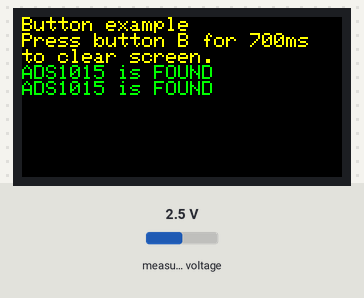
The sketch below on a simulated ESP32. Parts: 160×80 colour display. The inputs (shaded band) are chosen by the test bench; at power-on: measured voltage 2.5 V. What the sketch prints to the serial monitor is not drawn.

Above: at 0.2 s.
At 63.2 s:
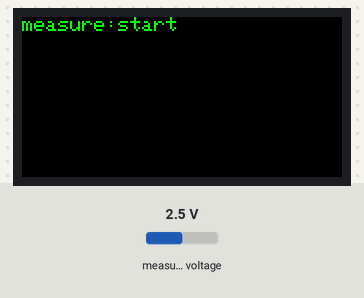
At 124.7 s:
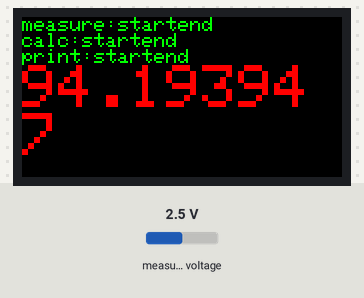

Measured:
- what the display in image 1 shows lasts 1.5 s, from 63.2 s to 64.7 s

The sketch:

M5StickcCurrentMcuApplication.ino
```cpp
// (licence header left out)
#include <M5StickC.h>
#include <ADS1X15.h>

ADS1015 ADS(0x48);

#define SAMPLING_COUNT 500
float voltageBuffer[SAMPLING_COUNT] = { 0.0 };
float currentBuffer[SAMPLING_COUNT] = { 0.0 };
float Goukeichi = 0.0;
float minusBunMizumashi = 0.0;
float jikkouchi = 0.0;
unsigned long measureStartTime = 0;
unsigned long measureEndTime = 0;

unsigned long loopStartTime = 0;

/* After M5StickC is started or reset
  the program in the setUp () function will be run, and this part will only be
  run once. 在 M5StickC
  启动或者复位后，即会开始执行setup()函数中的程序，该部分只会执行一次。 */
void setup() {
    M5.begin();  // Initialize the M5StickC object.  初始化 M5StickC 对象
    Serial1.begin(9600,SERIAL_8N1,0,26);
    Wire.begin();  // Init wire and join the I2C network.
    Wire.setClock(400000);
    M5.Lcd.setTextColor(
        YELLOW);  // Set the font color to yellow.  设置字体颜色为黄色
    M5.Lcd.setRotation(3);
    M5.Lcd.println(
        "Button example");  // The screen prints the formatted string and wraps
                            // the line.  输出格式化字符串并换行
    M5.Lcd.println("Press button B for 700ms");
    M5.Lcd.println("to clear screen.");

    if(!ADS.begin())
    {
      M5.Lcd.setTextColor(RED);
      M5.Lcd.println("ADS1015 is NOT found");

    }
    else
    {
      M5.Lcd.setTextColor(GREEN);
      M5.Lcd.println("ADS1015 is FOUND");
    }

    if(!ADS.isConnected())
    {
      M5.Lcd.setTextColor(RED);
      M5.Lcd.println("ADS1015 is NOT found");
    }
    else
    {
      M5.Lcd.setTextColor(GREEN);
      M5.Lcd.println("ADS1015 is FOUND");
    }

    delay(3000); // 少しだけ画面を表示しておく
    loopStartTime = micros();
}

/* After the program in setup() runs, it runs the program in loop()
The loop() function is an infinite loop in which the program runs repeatedly
在setup()函数中的程序执行完后，会接着执行loop()函数中的程序
loop()函数是一个死循环，其中的程序会不断的重复运行 */
void loop() {
  // 1病経過したら、計測して送信する
  if(labs(micros() - loopStartTime) > 60000000) // 1分に一回
  {
    loopStartTime = micros();
    measureCurrent(); // 電流の測定
    sendCurrent();
  }
}

void sendCurrent()
{
  char currentChar[16] = {0};
  dtostrf(jikkouchi,8,6,currentChar);

  Serial1.write(0x00); // アドレス上位
  Serial1.write(0x00); // アドレス下位
  Serial1.write(0x01); // チャンネル
  Serial1.write('C'); // コマンド
  Serial1.write(currentChar);
  Serial1.write("\r\n");

}

void measureCurrent()
{
  M5.Lcd.fillScreen(BLACK);
  M5.Lcd.setCursor(0, 0);
  M5.Lcd.setTextSize(1);
  M5.Lcd.setTextColor(GREEN);
  M5.Lcd.print("measure:start");
  Serial.print("measure:start");
  measureStartTime = micros(); // 計測開始時間
  for(int loop_count = 0;loop_count < SAMPLING_COUNT;loop_count++) // サンプリング数分だけ連続ADS1105に対して連続読み取り
  {
    ADS.setGain(0);
    int val_0 = ADS.readADC(); //pin0
    float f= ADS.toVoltage(1);
    voltageBuffer[loop_count] = val_0 * f; //pin0からI2C経由で値を読み取り、電圧値に変換したものを配列格納
  }
  measureEndTime = micros(); // 計測終了時間
  M5.Lcd.println("end");
  Serial.println("end");

  M5.Lcd.print("calc:start");
  Serial.print("calc:start");
  calcJikkouchi();
  M5.Lcd.println("end");
  Serial.println("end");
  M5.Lcd.print("print:start");
  Serial.print("print:start");
  printValue();
  M5.Lcd.println("end");
  Serial.println("end");
  Serial.println("");
  M5.Lcd.setTextSize(3);
  M5.Lcd.setTextColor(RED);
  M5.Lcd.print(jikkouchi,6);
}

void calcJikkouchi()
{
  Goukeichi = 0;
  minusBunMizumashi = 0;
  jikkouchi = 0;


  for(int loop_count = 0;loop_count < SAMPLING_COUNT;loop_count++) // サンプリング数分だけ連続ADS1105に対して連続読み取り
  {
    if(voltageBuffer[loop_count] > 0.0){
      currentBuffer[loop_count] = ConvertVoltageToCurrentOn100ohm(voltageBuffer[loop_count]);
    }
    else
    {
      currentBuffer[loop_count] = 0.0;
    }

    Goukeichi += pow(currentBuffer[loop_count],2);
  }

  minusBunMizumashi = Goukeichi * 2.0;

  // 実効値を求める
  jikkouchi = sqrt(minusBunMizumashi / SAMPLING_COUNT);
}

float ConvertVoltageToCurrentOn100ohm(float voltage)
{
  // V変換 + 係数
  return 0.0275 * pow(fabs(voltage * 1000), 0.996);
}

void printValue()
{
  unsigned long measureAllTime = measureEndTime - measureStartTime;
  Serial.print("measureAllTime: ");
  Serial.print(measureAllTime);
  Serial.println(" us");
  Serial.print("measureSampleTime: ");
  Serial.print(measureAllTime / SAMPLING_COUNT);
  Serial.println(" us");
  for(int loop_count = 0;loop_count < SAMPLING_COUNT;loop_count++)
  {
    Serial.print(voltageBuffer[loop_count],6);
    Serial.print(" ");
    Serial.println(currentBuffer[loop_count],6);
  }
  Serial.print("Goukeichi:");
  Serial.println(Goukeichi,6);
  Serial.print("minusBunMizumashi:");
  Serial.println(minusBunMizumashi,6);
  Serial.print("jikkouchi:");
  Serial.println(jikkouchi,6);
}
```
